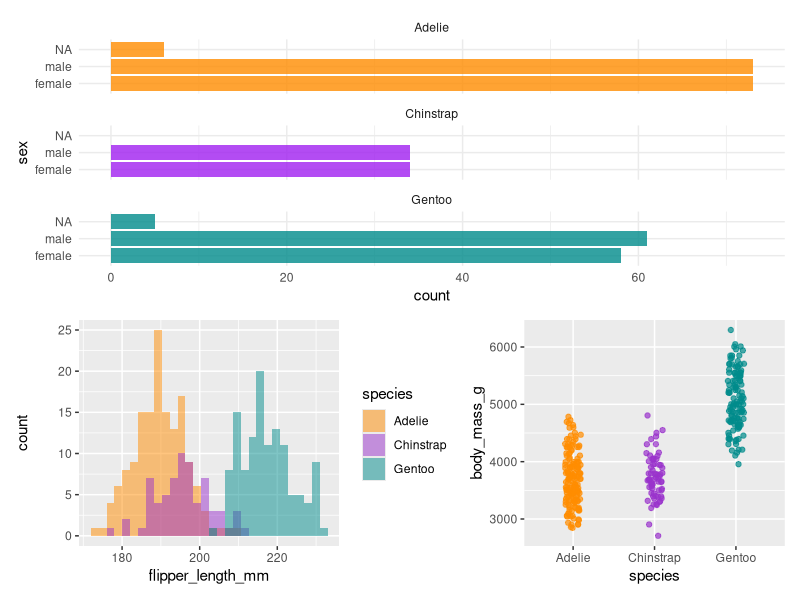

Recreate this plot in R. (Note: this script raises an error after producing the figure.)
## ---- chunk 1
9^2 != 9 * (3 + 6)
## ---- chunk 2
pi
month.abb# abbreviated month names
## ---- chunk 3
penguins # not available
data(penguins, package = "palmerpenguins")
penguins
## ---- chunk 4
library(palmerpenguins)
library(dplyr)
library(ggplot2)
library(patchwork)
# Jitter plot example
plot3 <- ggplot(data = penguins, aes(x = species, y = body_mass_g)) +
           geom_jitter(aes(color = species),
              width = 0.1,
              alpha = 0.7,
              show.legend = FALSE) +
         scale_color_manual(values = c("darkorange", "darkorchid", "cyan4"))

# Histogram example
plot2 <- ggplot(data = penguins, aes(x = flipper_length_mm)) +
  geom_histogram(aes(fill = species), alpha = 0.5, position = "identity", bins = 30) +
  scale_fill_manual(values = c("darkorange", "darkorchid", "cyan4"))

# Count penguins for each species / sex
plot1 <- ggplot(penguins, aes(x = sex, fill = species)) +
  geom_bar(alpha = 0.8, show.legend = FALSE) +
  scale_fill_manual(values = c("darkorange", "purple", "cyan4")) +
  theme_minimal() +
  facet_wrap(~species, ncol = 1) +
  coord_flip()
## ---- chunk 5
plot1 / (plot2 + plot3)
## ---- chunk 6
result <- sqrt(42)
## ---- chunk 7
knitr::include_graphics("Pics/result.png")
## ---- chunk 8
result
## ---- chunk 9
result * 3
result * result
## ---- chunk 10
result <- exp(42)
## ---- chunk 11
knitr::include_graphics("Pics/new_result.png")
## ---- chunk 12
results <- c(42, sqrt(42), 42^2)
results
## ---- chunk 13
one_two_three <- c("one", "two", "three")
one_two_three
## ---- chunk 14
one_2_three_4 <- c("one", 2, "three", 4)
one_2_three_4
## ---- chunk 15
knitr::include_graphics("Pics/view.png")
## ---- chunk 16
rm(result)
## ---- chunk 17
result <- exp(42)
## ---- chunk 18
rm(result, results)
## ---- chunk 19
rep(c(1, 2, 3), times= 3)
rep(c("One", "Two", "Three"), times= 3)
## ---- chunk 20
rep(c(1, 2, 3), each= 3)
rep(c("One", "Two", "Three"), each= 3)
## ---- chunk 21
14:24
## ---- chunk 22
14:24.5
14.5:24
## ---- chunk 23
seq(14, 24)
## ---- chunk 24
seq(14, 24.5)
seq(14.5, 24)
## ---- chunk 25
seq(14, 24, by=2.5)
seq(14, 24, length.out=7)
## ---- chunk 26
n <- 1000
tibble(
  dist = rep(c("runif", "rnorm"), each = n),
  value = c(runif(n), rnorm(n))) |>
  mutate(dist  = factor(dist, levels = c("runif", "rnorm"))) |> 
  ggplot(aes(x = value)) +
  geom_histogram(boundary = 0, binwidth = 0.2) +
  facet_wrap(~ dist)

## ---- chunk 27
runif(7)
## ---- chunk 28
runif(7, min=10, max=100)
## ---- chunk 29
rnorm(10)
## ---- chunk 30
rnorm(10, mean=50, sd=3)
## ---- chunk 31
sample(1:100, 10, replace = FALSE)
sample(20:30, 7, replace = TRUE)
## ---- chunk 32
sample(1:10)
## ---- chunk 33
set.seed(300)
rnorm(5)
set.seed(300)
rnorm(5)
## ---- chunk 34
num <- -35.2
class(num)
## ---- chunk 35
int <- 35L
class(int)
## ---- chunk 36
int <- 35
class(int)
## ---- chunk 37
char <- "Letters"
class(char)
## ---- chunk 38
logic <- TRUE
class(logic)
## ---- chunk 39
integ <- 35L
integ
## ---- chunk 40
class(integ)
## ---- chunk 41
integ_num <- as.numeric(integ)
class(integ_num)
## ---- chunk 42
integ_int <- as.integer(integ_num)
class(integ_int)
## ---- chunk 43
integ_char <- as.character(integ)
class(integ_char)
## ---- chunk 44
birthday <- "1980-02-08"
birthday
class(birthday)
## ---- chunk 45
birthdate <- as.Date(birthday)
birthdate
class(birthdate)
## ---- chunk 46
ten_days_before_my_birthdate <- birthdate - 10
ten_days_before_my_birthdate
## ---- chunk 47
ten_days_before_my_birthday <- birthday - 10
## ---- chunk 48
scandinavian_countries <- factor(c("Norway", "Denmark", "Sweden", "Denmark", "Sweden", "Norway", "Denmark"), levels= c("Norway", "Denmark", "Sweden"))
## ---- chunk 49
scandinavian_countries 
class(scandinavian_countries)
## ---- chunk 50
scandinavia <- c("Norway", "Denmark", "Sweden", "Denmark", "Sweden", "Norway", "Denmark")
scandinavian_kingdoms <- factor(scandinavia, levels = c("Norway", "Denmark", "Sweden"))
scandinavian_kingdoms
## ---- chunk 51
vec.char <- c("one", "two", "three")
vec.char
## ---- chunk 52
temperature <- c(8.7, 9.2, 9.4, 9.5, 9.7, 10.1, 10.3, 10.6, 10.7, 10.8, 11.3, 11.9, 12.2, 12.3, 11.7, 10.2, 10.3, 10.3, 10.4, 10.3, 10.1, 9.7, 9.5, 9.4)
## ---- chunk 53
temperature
## ---- chunk 54
class(temperature)
## ---- chunk 55
coercion <- c(15, "fifteen", 15L)
class(coercion)
## ---- chunk 56
temperature[c(2, 6)] 
## ---- chunk 57
neo <- matrix(temperature, nrow = 4, ncol = 6)
neo 
## ---- chunk 58
neo[2, 3]
## ---- chunk 59
neo[2, ]

neo[ , 3]
## ---- chunk 60
my_list <- list(string = "one", 
                number = 2, 
                temp = temperature, 
                boolean = TRUE, 
                words = vec.char, 
                matrix = neo)
my_list 
## ---- chunk 61
my_list[[1]] #get first element
## ---- chunk 62
my_list$matrix
## ---- chunk 63
my_list$words[3]
## ---- chunk 64
my_list$matrix[2, 3]
## ---- chunk 65
library(tidyverse)
## ---- chunk 66
df <- data.frame(Year = rep(2017:2019, each = 12), 
                 Month = rep(month.name, 3), 
                 Avg_temperature = c(3.4, 2.8, 4.2, 5.8, 11.4, 12.6, 14.6, 13.9, 13.7, 9.2, 4.3, 3.1, 2.3, 0.5, 0.8, 6.7, 13.5, 13.6, 16.2, 13.8, 11.6, 8.0, 6.6, 3.9, 1.7, 4.6, 4.0, 9.1, 8.8, 13.2, 15.4, 15.8, 11.6, 7.8, 3.6, 4.8))
df
## ---- chunk 67
tbl <- tibble(Year = rep(2017:2019, each = 12), 
             Month = rep(month.name, 3), 
             Avg_temperature = c(3.4, 2.8, 4.2, 5.8, 11.4, 12.6, 14.6, 13.9, 13.7, 9.2, 4.3, 3.1, 2.3, 0.5, 0.8, 6.7, 13.5, 13.6, 16.2, 13.8, 11.6, 8.0, 6.6, 3.9, 1.7, 4.6, 4.0, 9.1, 8.8, 13.2, 15.4, 15.8, 11.6, 7.8, 3.6, 4.8))
tbl
## ---- chunk 68
df[3, "Avg_temperature"]
tbl[3, "Avg_temperature"]
## ---- chunk 69
df[3, ]
tbl[3, ]
df[ , "Avg_temperature"]
tbl[ , "Avg_temperature"]
## ---- chunk 70
df$Avg_temperature
tbl$Avg_temperature
## ---- chunk 71
df_as_tibble <- as_tibble(df)
df_as_tibble 
